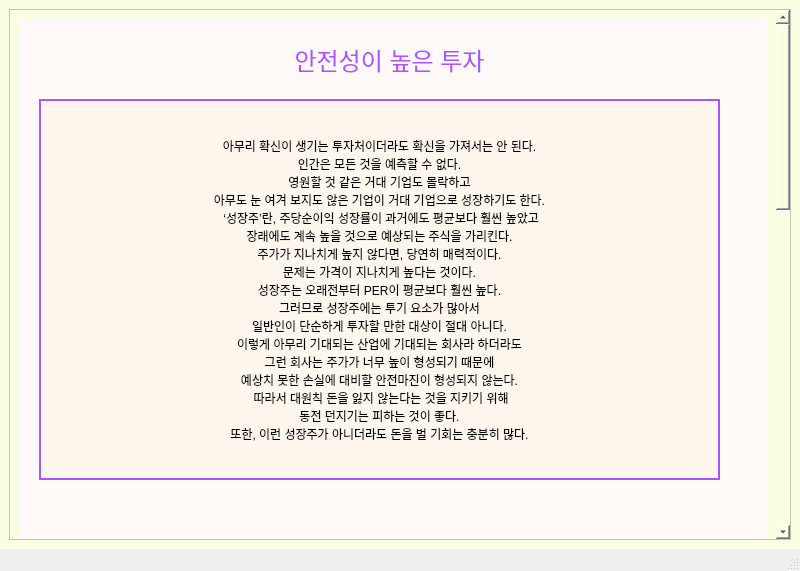
<?xml version="1.0" encoding="UTF-8"?>
<ui version="4.0">
 <class>MainWindow</class>
 <widget class="QMainWindow" name="MainWindow">
  <property name="geometry">
   <rect>
    <x>0</x>
    <y>0</y>
    <width>800</width>
    <height>571</height>
   </rect>
  </property>
  <property name="windowTitle">
   <string>MainWindow</string>
  </property>
  <widget class="QWidget" name="centralwidget">
   <property name="styleSheet">
    <string notr="true">background-color: rgb(250, 255, 228);</string>
   </property>
   <layout class="QVBoxLayout" name="verticalLayout">
    <item>
     <widget class="QScrollArea" name="scrollArea">
      <property name="styleSheet">
       <string notr="true">/*VERTICAL SCROLLBAR*/
QScrollBar:vertical {
	border:none;
	background-color: rgb(189, 189, 189);
	width: 14px;
	margin: 15px 0 15px 0;
	border-radius: 0px;
}
/* HANDLE BAR VERTICAL */
QScrollBar::handle:vertical {
	
	background-color: rgb(124, 124, 124);
	min-height: 30px;
	border-radius: 7px;
}
QScrollBar::handle:vertical:hover {
	background-color: rgb(187, 194, 216);
}
QScrollBar::handle:vertical:pressed {
	
	background-color: rgb(165, 162, 186);
}
/*BTN TOP -SCROLLBAR*/
QScrollBar::sub-line:vertical {
	border:none;
	
	background-color: rgb(106, 106, 106);
	height: 15px;
	border-top-left-radius: 7px;
	border-top-right-radius: 7px;
	subcontrol-position: top;
	subcontrol-origin: margin;
}
QScrollBar::sub-line:vertical:hover {
	background-color: rgb(124, 124, 124);
}
QScrollBar::sub-line:vertical:pressed {
	background-color: rgb(165, 162, 186);
}

</string>
      </property>
      <property name="widgetResizable">
       <bool>true</bool>
      </property>
      <widget class="QWidget" name="scrollAreaWidgetContents">
       <property name="geometry">
        <rect>
         <x>0</x>
         <y>0</y>
         <width>755</width>
         <height>1422</height>
        </rect>
       </property>
       <property name="styleSheet">
        <string notr="true"/>
       </property>
       <layout class="QVBoxLayout" name="verticalLayout_2">
        <item>
         <widget class="QWidget" name="widget" native="true">
          <property name="minimumSize">
           <size>
            <width>0</width>
            <height>1400</height>
           </size>
          </property>
          <property name="styleSheet">
           <string notr="true">background-color: rgb(255, 249, 250);</string>
          </property>
          <widget class="QLabel" name="label">
           <property name="geometry">
            <rect>
             <x>240</x>
             <y>10</y>
             <width>261</width>
             <height>61</height>
            </rect>
           </property>
           <property name="text">
            <string>&lt;html&gt;&lt;head/&gt;&lt;body&gt;&lt;p align=&quot;center&quot;&gt;&lt;span style=&quot; font-size:18pt; color:#aa55ff;&quot;&gt;안전성이 높은 투자&lt;/span&gt;&lt;/p&gt;&lt;/body&gt;&lt;/html&gt;</string>
           </property>
          </widget>
          <widget class="QPushButton" name="pushButton">
           <property name="geometry">
            <rect>
             <x>20</x>
             <y>80</y>
             <width>681</width>
             <height>381</height>
            </rect>
           </property>
           <property name="styleSheet">
            <string notr="true">QPushButton{
	background-color: rgb(255, 247, 237);
	gridline-color: rgb(170, 85, 255);
	border-radius: 25Px;
	border: 2px solid rgb(170, 85, 255);
}
</string>
           </property>
           <property name="text">
            <string>아무리 확신이 생기는 투자처이더라도 확신을 가져서는 안 된다. 
인간은 모든 것을 예측할 수 없다. 
영원할 것 같은 거대 기업도 몰락하고 
아무도 눈 여겨 보지도 않은 기업이 거대 기업으로 성장하기도 한다.
 ‘성장주’란, 주당순이익 성장률이 과거에도 평균보다 훨씬 높았고 
장래에도 계속 높을 것으로 예상되는 주식을 가리킨다. 
주가가 지나치게 높지 않다면, 당연히 매력적이다. 
문제는 가격이 지나치게 높다는 것이다. 
성장주는 오래전부터 PER이 평균보다 훨씬 높다. 
그러므로 성장주에는 투기 요소가 많아서 
일반인이 단순하게 투자할 만한 대상이 절대 아니다. 
이렇게 아무리 기대되는 산업에 기대되는 회사라 하더라도 
그런 회사는 주가가 너무 높이 형성되기 때문에 
예상치 못한 손실에 대비할 안전마진이 형성되지 않는다.
 따라서 대원칙 돈을 잃지 않는다는 것을 지키기 위해 
동전 던지기는 피하는 것이 좋다. 
또한, 이런 성장주가 아니더라도 돈을 벌 기회는 충분히 많다.</string>
           </property>
          </widget>
         </widget>
        </item>
       </layout>
      </widget>
     </widget>
    </item>
   </layout>
  </widget>
  <widget class="QMenuBar" name="menubar">
   <property name="geometry">
    <rect>
     <x>0</x>
     <y>0</y>
     <width>800</width>
     <height>26</height>
    </rect>
   </property>
  </widget>
  <widget class="QStatusBar" name="statusbar"/>
 </widget>
 <resources/>
 <connections/>
</ui>
